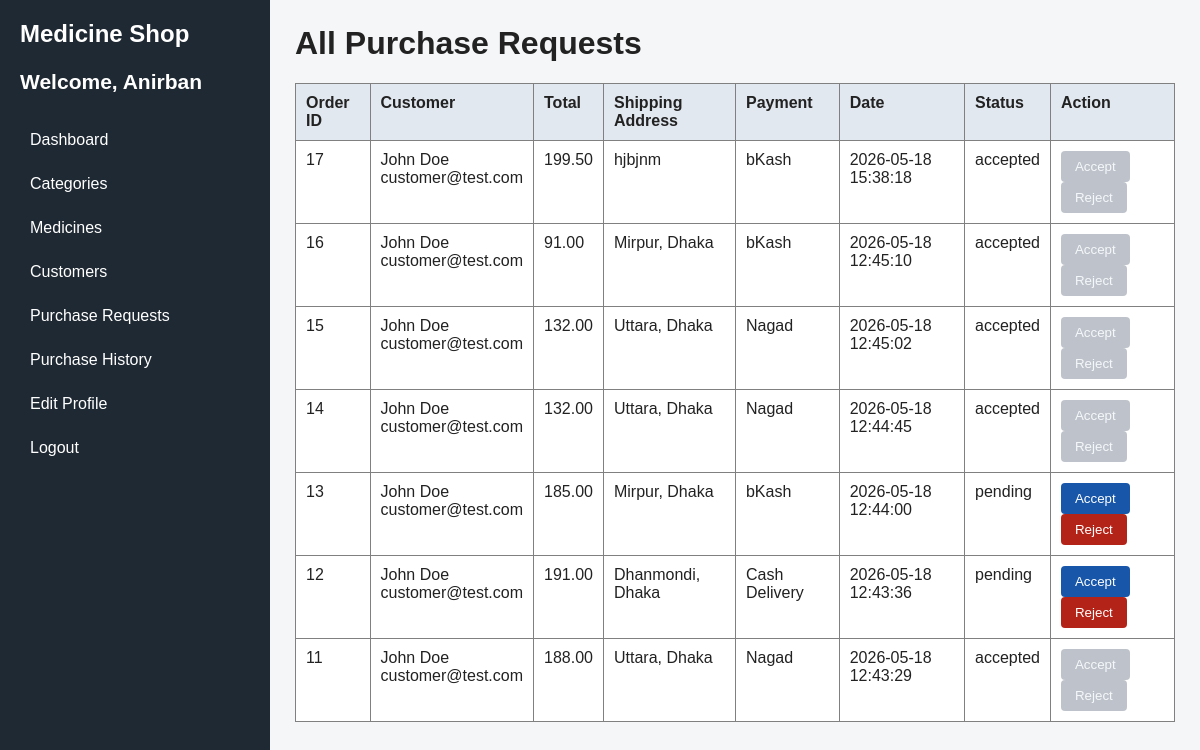
The app's page /view/admin_orders.php (signed in) with its own data.
### tables this page shows
CREATE TABLE `orders` (
  `id` int(11) NOT NULL,
  `user_id` int(11) NOT NULL,
  `total_amount` decimal(10,2) NOT NULL,
  `shipping_address` text NOT NULL,
  `status` enum('pending','accepted','rejected') DEFAULT 'pending',
  `payment_method` varchar(50) DEFAULT NULL,
  `order_date` timestamp NOT NULL DEFAULT current_timestamp()
);

CREATE TABLE `users` (
  `id` int(11) NOT NULL,
  `name` varchar(100) NOT NULL,
  `email` varchar(100) NOT NULL,
  `password_hash` varchar(255) NOT NULL,
  `role` enum('admin','customer') NOT NULL DEFAULT 'customer',
  `profile_picture` varchar(255) DEFAULT NULL,
  `address` text DEFAULT NULL,
  `phone` varchar(20) DEFAULT NULL,
  `created_at` timestamp NOT NULL DEFAULT current_timestamp()
);

### model/adminModel.php (called while the page is built, shortened)
<?php
    function getAllOrders(){
        $con = getConnection();
        $sql = "select orders.*, users.name as customer_name, users.email as customer_email
                from orders
                inner join users on orders.user_id=users.id
                order by orders.id desc";
        $result = mysqli_query($con, $sql);
        $orders = [];
        while($row = mysqli_fetch_assoc($result)){
            $orders[] = $row;
        }
        return $orders;
    }
?>

### view/admin_orders.php (the view, shortened to what this page needs)
<?php
    require_once('admin_header.php');
    require_once('../model/adminModel.php');
    $orders = getAllOrders();
?>
<h1>All Purchase Requests</h1>
<table border="1">
    <tr>
        <th>Order ID</th>
        <th>Customer</th>
        <th>Total</th>
        <th>Shipping Address</th>
        <th>Payment</th>
        <th>Date</th>
        <th>Status</th>
        <th>Action</th>
    </tr>
    <?php foreach($orders as $order){ ?>
        <tr id="orderRow<?=$order['id']?>">
            <td><?=$order['id']?></td>
            <td>
                <?=htmlspecialchars($order['customer_name'])?> <br>
                <?=htmlspecialchars($order['customer_email'])?>
            </td>
            <td><?=$order['total_amount']?></td>
            <td><?=htmlspecialchars($order['shipping_address'])?></td>
            <td><?=htmlspecialchars($order['payment_method'])?></td>
            <td><?=$order['order_date']?></td>
            <td id="status<?=$order['id']?>"><?=htmlspecialchars($order['status'])?></td>
            <td>
                <?php if($order['status'] == "pending"){ ?>
                    <button id="accept<?=$order['id']?>" type="button" onclick="updateOrderStatus(<?=$order['id']?>, 'accepted')">Accept</button>
                    <button id="reject<?=$order['id']?>" type="button" onclick="updateOrderStatus(<?=$order['id']?>, 'rejected')">Reject</button>
                <?php }else{ ?>
                    <button id="accept<?=$order['id']?>" class="disabled-btn" type="button" disabled>Accept</button>
                    <button id="reject<?=$order['id']?>" class="disabled-btn" type="button" disabled>Reject</button>
                <?php } ?>
            </td>
        </tr>
    <?php } ?>
</table>
        </div>
    </div>
</body>
</html>

### public/css/style.css (style rules this page uses)
body { margin: 0; font-family: Arial, sans-serif; background: #f4f6f8; color: #222; }
h1 { margin-top: 0; }
input[type=submit], button, .button-link { width: auto; padding: 8px 14px; background: #1756a9; border: none; color: white; cursor: pointer; border-radius: 4px; }
button:nth-child(2) { background: #b42318; }
button:disabled { background: #9ca3af; color: #f1f5f9; opacity: 0.65; cursor: not-allowed; }
td button.disabled-btn { background: #9ca3af; color: #f1f5f9; opacity: 0.65; cursor: not-allowed; }
table { width: 100%; border-collapse: collapse; background: white; }
th, td { padding: 10px; text-align: left; vertical-align: top; }
th { background: #e2e8f0; }

### records on screen
orders: id "17", user.name "John Doe", user.email "customer@test.com", total_amount "199.50", shipping_address "hjbjnm", payment_method "bKash", order_date "2026-05-18 15:38:18", status "accepted"
orders: id "16", user.name "John Doe", user.email "customer@test.com", total_amount "91.00", shipping_address "Mirpur, Dhaka", payment_method "bKash", order_date "2026-05-18 12:45:10", status "accepted"
orders: id "15", user.name "John Doe", user.email "customer@test.com", total_amount "132.00", shipping_address "Uttara, Dhaka", payment_method "Nagad", order_date "2026-05-18 12:45:02", status "accepted"
orders: id "14", user.name "John Doe", user.email "customer@test.com", total_amount "132.00", shipping_address "Uttara, Dhaka", payment_method "Nagad", order_date "2026-05-18 12:44:45", status "accepted"
orders: id "13", user.name "John Doe", user.email "customer@test.com", total_amount "185.00", shipping_address "Mirpur, Dhaka", payment_method "bKash", order_date "2026-05-18 12:44:00", status "pending"
orders: id "12", user.name "John Doe", user.email "customer@test.com", total_amount "191.00", shipping_address "Dhanmondi, Dhaka", payment_method "Cash Delivery", order_date "2026-05-18 12:43:36", status "pending"
orders: id "11", user.name "John Doe", user.email "customer@test.com", total_amount "188.00", shipping_address "Uttara, Dhaka", payment_method "Nagad", order_date "2026-05-18 12:43:29", status "accepted"

### other values on screen
$_SESSION['name'] "Anirban"
